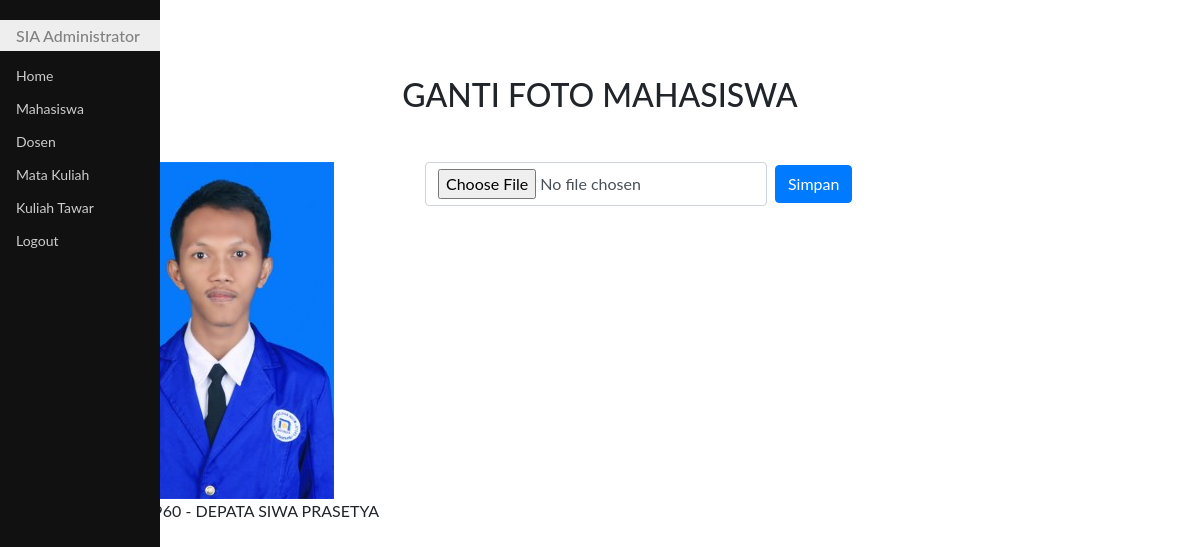
/gantiFotoMhs.php?id=6, run on the app's committed database.
### tables this page shows
CREATE TABLE `mhs` (
  `id` int(11) NOT NULL,
  `nim` char(14) DEFAULT NULL,
  `nama` varchar(50) DEFAULT NULL,
  `email` varchar(50) DEFAULT NULL,
  `foto` varchar(25) DEFAULT NULL
);

### gantifotoMhs.php (the view, shortened to what this page needs)
<!DOCTYPE html>
<html>
<head>
	<link rel="stylesheet" type="text/css" href="bootstrap4/css/bootstrap.css">
	<link rel="stylesheet" type="text/css" href="css/styleku.css">
</head>
<body>
	<?php
	require "fungsi.php";
	$id=$_GET['id'];
	$sql="select * from mhs where id='$id'";
	$hasil=mysqli_query($koneksi,$sql) or die (mysql_error());
	$row=mysqli_fetch_assoc($hasil);
	?>
	<div class="container">
		<h2 class="mb-5 text-center" style="margin-top: 2cm;">GANTI FOTO MAHASISWA</h2>
		<div class="row">
			<div class="col-sm-4">
				<div class="text-center">
					<img class="img-fluid" src="foto/<?php echo $row['foto']?>">
					<p><?php echo $row['nim']." - ".$row['nama']?></p>
				</div>
			</div>
			<div class="col-sm-8">
				<form class="form-inline" method="post" action="savefoto.php" enctype="multipart/form-data">
				<input class="form-control mr-2" type="file" name="foto" id="foto">
				<button class="btn btn-primary" type="submit">Simpan</button>
				</form>
			</div>
		</div>
	</div>
</body>
</html>

### css/styleku.css (style rules this page uses)
body { font-family: "Lato", sans-serif; }
.menusamping { height: 100%; width: 160px; position: fixed; z-index: 1; top: 0; left: 0; background-color: #111; overflow-x: hidden; padding-top: 20px; }
.menusamping a { padding: 6px 8px 6px 16px; text-decoration: none; font-size: 14px; color: #ccc; display: block; }
.menusamping h1 { padding: 6px 8px 6px 16px; text-decoration: none; font-size: 16px; color: #818181; background-color:#eee; display: block; }

### data on the page
mhs: foto (picture), nama "DEPATA SIWA PRASETYA"
